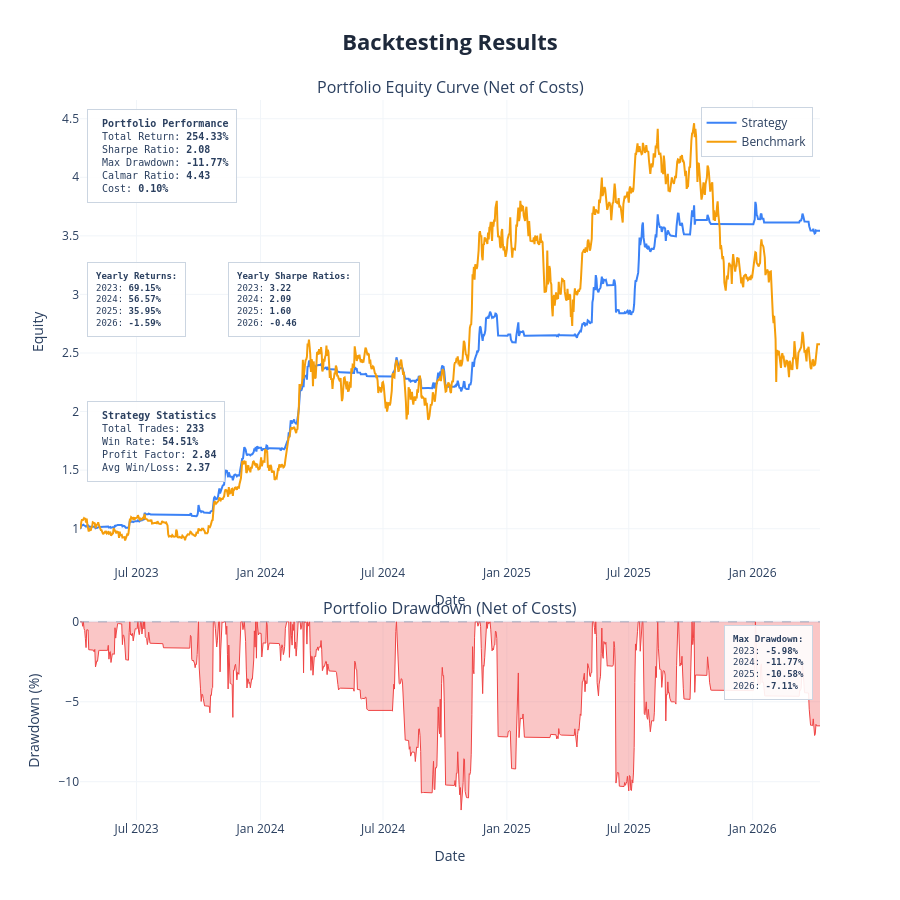

The notebook cell this image was saved under:
### Markdown cell above
---
## Portfolio Performance
| Parameter | Description |
|---|---|
| `show_coins` | Subset of coins to include in the visual plot. Use `None` to show all|
| `weights` | Manual allocation per coin (e.g., {'BTC': 0.4, ...}). Defaults to Equal-Weight if `None` |
| `benchmark` | `{'BTC': oos_df}` or multi-coin dict for B&H benchmark. `None` = equal-weight B&H of show_coins|


Per coin statistics also printed as table below.

**Cost Stress Test:** re-run the combined OOS backtest at 1×, 1.5×, 2×, 3× the base cost. Fragile strategies collapse; robust ones degrade gradually.

### Code cell
SHOW_COINS = ['BTC','SOL','XRP','ETH',]
#['AVAX','BTC','BNB','SOL','XRP','ETH']   # or list(coin_dfs.keys())

metrics = plot_portfolio_oos(
    coin_dfs   = coin_dfs_exec,
   # weights =  {'ETH': 0.3, 'SOL': 0.2, 'AVAX': 0.,'BTC':0.1,'BNB':0.1,'XRP':0.2},
    show_coins = SHOW_COINS,
    benchmark  = {'BTC': coin_dfs['BTC']},   # benchmark always uses original close
    show       = True,
    cost       = 0.001,
    save_html  = None,
)


# ── per-coin trade statistics table ──────────────────────────────────────────
print(f'\n── Per-Coin Trade Statistics  |  Scenario: {label} ──')
print(f'  {"Coin":<6} {"Trades":>7} {"Win Rate":>10} {"Prof.Factor":>13} {"Avg W/L":>9}')
print(f'  {"─"*6} {"─"*7} {"─"*10} {"─"*13} {"─"*9}')

for coin in SHOW_COINS:
    t = metrics['coin_trade_stats'].get(coin, None)
    if t is None or len(t) == 0:
        print(f'  {coin:<6} {"0":>7} {"—":>10} {"—":>13} {"—":>9}')
        continue
    n      = len(t)
    wins   = t[t['pnl'] > 0]
    losses = t[t['pnl'] < 0]
    wr     = len(wins) / n if n else 0.0
    gp     = wins['pnl'].sum()
    gl     = abs(losses['pnl'].sum())
    pf     = gp / gl if gl > 0 else 0.0
    aw     = wins['pnl'].mean()        if len(wins)   > 0 else 0.0
    al     = abs(losses['pnl'].mean()) if len(losses) > 0 else 0.0
    awl    = aw / al                   if al          > 0 else 0.0
    print(f'  {coin:<6} {n:>7} {wr*100:>9.1f}% {pf:>13.2f} {awl:>9.2f}')

# ── portfolio cost stress test ────────────────────────────────────────────────
BASE_COST        = 0.001
cost_multipliers = (1.0, 1.5, 2.0, 3.0)

print(f"\n{'═'*72}")
print('PORTFOLIO TRANSACTION COST STRESS TEST')
print(f"{'═'*72}")
print(f'{"Cost":>8} {"Mult":>6} {"Sharpe":>8} {"Return":>10} {"MaxDD":>10} {"Calmar":>8} {"PF":>8} {"WR":>8}')
print(f'{"─"*8} {"─"*6} {"─"*8} {"─"*10} {"─"*10} {"─"*8} {"─"*8} {"─"*8}')

for mult in cost_multipliers:
    c = BASE_COST * mult
    with contextlib.redirect_stdout(io.StringIO()):
        m = plot_portfolio_oos(
            coin_dfs   = coin_dfs_exec,
            show_coins = SHOW_COINS,
            benchmark  = {'BTC': coin_dfs['BTC']},
            show       = False,
            cost       = c,
            save_html  = None,
        )
    calmar = m['total_return'] / abs(m['max_drawdown']) if m['max_drawdown'] != 0 else 0
    print(f'{c:>8.4f} {mult:>5.1f}x {m["sharpe_ratio"]:>8.2f} {m["total_return"]*100:>9.2f}% '
          f'{m["max_drawdown"]*100:>9.2f}% {calmar:>8.2f} {m["profit_factor"]:>8.2f} {m["win_rate"]*100:>7.1f}%')

### Figure 1 — Plotly figure (JSON) as saved in the notebook; plotly's stock layout.template omitted (floating-point values rounded to 4 significant figures; data arrays with more than 128 entries replaced by an {"elided": "..."} marker saying what was removed)
{"data": [{"hovertemplate": "<b>Strategy</b><br>Date: %{x}<br>Equity: %{y:.4f}<extra></extra>", "line": {"color": "#3b82f6", "width": 2}, "mode": "lines", "name": "Strategy", "type": "scatter", "x": {"elided": "1100 str values"}, "xaxis": "x", "y": {"elided": "1100 float values"}, "yaxis": "y"}, {"hovertemplate": "<b>Benchmark</b><br>Date: %{x}<br>Equity: %{y:.4f}<extra></extra>", "line": {"color": "#f59e0b", "width": 2}, "mode": "lines", "name": "Benchmark", "type": "scatter", "x": {"elided": "1100 str values"}, "xaxis": "x", "y": {"elided": "1100 float values"}, "yaxis": "y"}, {"fill": "tozeroy", "fillcolor": "rgba(239, 68, 68, 0.3)", "hovertemplate": "<b>Drawdown</b><br>Date: %{x}<br>Drawdown: %{y:.2f}%<extra></extra>", "line": {"color": "#ef4444", "width": 1}, "mode": "lines", "name": "Drawdown", "showlegend": false, "type": "scatter", "x": {"elided": "1100 str values"}, "xaxis": "x2", "y": {"elided": "1100 float values"}, "yaxis": "y2"}], "layout": {"annotations": [{"font": {"size": 16}, "showarrow": false, "text": "Portfolio Equity Curve (Net of Costs)", "x": 0.5, "xanchor": "center", "xref": "paper", "y": 1, "yanchor": "bottom", "yref": "paper"}, {"font": {"size": 16}, "showarrow": false, "text": "Portfolio Drawdown (Net of Costs)", "x": 0.5, "xanchor": "center", "xref": "paper", "y": 0.276, "yanchor": "bottom", "yref": "paper"}, {"align": "left", "bgcolor": "rgba(255, 255, 255, 0.9)", "bordercolor": "#cbd5e1", "borderpad": 8, "borderwidth": 1, "font": {"family": "monospace", "size": 10}, "showarrow": false, "text": "\n<b>Portfolio Performance</b><br>\nTotal Return: <b>254.33%</b><br>\nSharpe Ratio: <b>2.08</b><br>\nMax Drawdown: <b>-11.77%</b><br>\nCalmar Ratio: <b>4.43</b><br>\nCost: <b>0.10%</b>\n", "x": 0.01, "xanchor": "left", "xref": "x domain", "y": 0.98, "yanchor": "top", "yref": "y domain"}, {"align": "left", "bgcolor": "rgba(255, 255, 255, 0.9)", "bordercolor": "#cbd5e1", "borderpad": 8, "borderwidth": 1, "font": {"family": "monospace", "size": 9}, "showarrow": false, "text": "<b>Yearly Returns:</b><br>2023: <b>69.15%</b><br>2024: <b>56.57%</b><br>2025: <b>35.95%</b><br>2026: <b>-1.59%</b><br>", "x": 0.01, "xanchor": "left", "xref": "x domain", "y": 0.65, "yanchor": "top", "yref": "y domain"}, {"align": "left", "bgcolor": "rgba(255, 255, 255, 0.9)", "bordercolor": "#cbd5e1", "borderpad": 8, "borderwidth": 1, "font": {"family": "monospace", "size": 9}, "showarrow": false, "text": "<b>Yearly Sharpe Ratios:</b><br>2023: <b>3.22</b><br>2024: <b>2.09</b><br>2025: <b>1.60</b><br>2026: <b>-0.46</b><br>", "x": 0.2, "xanchor": "left", "xref": "x domain", "y": 0.65, "yanchor": "top", "yref": "y domain"}, {"align": "left", "bgcolor": "rgba(255, 255, 255, 0.9)", "bordercolor": "#cbd5e1", "borderpad": 8, "borderwidth": 1, "font": {"family": "monospace", "size": 10}, "showarrow": false, "text": "\n<b>Strategy Statistics</b><br>\nTotal Trades: <b>233</b><br>\nWin Rate: <b>54.51%</b><br>\nProfit Factor: <b>2.84</b><br>\nAvg Win/Loss: <b>2.37</b>\n", "x": 0.01, "xanchor": "left", "xref": "x domain", "y": 0.35, "yanchor": "top", "yref": "y domain"}, {"align": "left", "bgcolor": "rgba(255, 255, 255, 0.9)", "bordercolor": "#cbd5e1", "borderpad": 8, "borderwidth": 1, "font": {"family": "monospace", "size": 9}, "showarrow": false, "text": "<b>Max Drawdown:</b><br>2023: <b>-5.98%</b><br>2024: <b>-11.77%</b><br>2025: <b>-10.58%</b><br>2026: <b>-7.11%</b><br>", "x": 0.99, "xanchor": "right", "xref": "x2 domain", "y": 0.98, "yanchor": "top", "yref": "y2 domain"}], "height": 900, "hovermode": "x unified", "legend": {"bgcolor": "rgba(255,255,255,0.9)", "bordercolor": "#cbd5e1", "borderwidth": 1, "x": 0.99, "xanchor": "right", "y": 0.99, "yanchor": "top"}, "shapes": [{"line": {"color": "#94a3b8", "dash": "dash", "width": 1}, "type": "line", "x0": 0, "x1": 1, "xref": "x2 domain", "y0": 0, "y1": 0, "yref": "y2"}], "showlegend": true, "title": {"font": {"color": "#1E293B", "size": 22}, "text": "<b>Backtesting Results</b>", "x": 0.5, "xanchor": "center"}, "xaxis": {"anchor": "y", "domain": [0, 1], "gridcolor": "#f1f5f9", "gridwidth": 1, "showgrid": true, "title": {"text": "Date"}}, "xaxis2": {"anchor": "y2", "domain": [0, 1], "gridcolor": "#f1f5f9", "gridwidth": 1, "showgrid": true, "title": {"text": "Date"}}, "yaxis": {"anchor": "x", "domain": [0.356, 1], "gridcolor": "#f1f5f9", "gridwidth": 1, "showgrid": true, "title": {"text": "Equity"}}, "yaxis2": {"anchor": "x2", "domain": [0, 0.276], "gridcolor": "#f1f5f9", "gridwidth": 1, "showgrid": true, "title": {"text": "Drawdown (%)"}}}}
